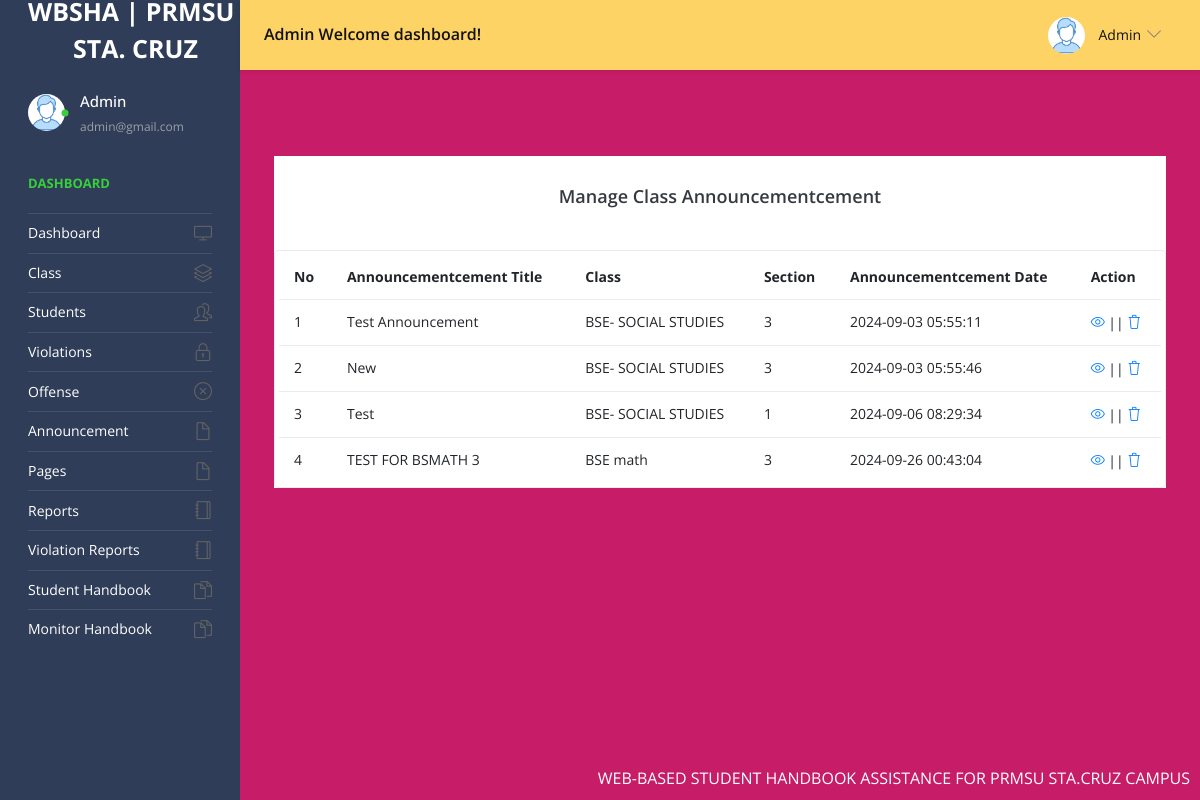
The app's page /admin/manage-notice.php (signed in) with its own data.
### tables this page shows
CREATE TABLE `tblnotice` (
  `ID` int(5) NOT NULL,
  `AnnouncementTitle` mediumtext DEFAULT NULL,
  `ClassId` int(10) DEFAULT NULL,
  `AnnouncementMsg` mediumtext DEFAULT NULL,
  `CreationDate` timestamp NULL DEFAULT current_timestamp()
);

CREATE TABLE `tblclass` (
  `ID` int(5) NOT NULL,
  `ClassName` varchar(50) DEFAULT NULL,
  `Section` varchar(20) DEFAULT NULL,
  `CreationDate` timestamp NULL DEFAULT current_timestamp()
);

### admin/manage-notice.php (the view, shortened to what this page needs)
<?php
include('includes/dbconnection.php');
if (strlen($_SESSION['sturecmsaid'] == 0)) {
  header('location:logout.php');
} else {
  ?>
  <!DOCTYPE html>
  <html lang="en">
  <head>
    <link rel="stylesheet" href="vendors/simple-line-icons/css/simple-line-icons.css">
    <link rel="stylesheet" href="vendors/flag-icon-css/css/flag-icon.min.css">
    <link rel="stylesheet" href="vendors/css/vendor.bundle.base.css">
    <link rel="stylesheet" href="./vendors/daterangepicker/daterangepicker.css">
    <link rel="stylesheet" href="./vendors/chartist/chartist.min.css">
    <link rel="stylesheet" href="./css/style.css">
  </head>
  <body>
    <div class="container-scroller">
      <?php include_once('includes/header.php'); ?>
      <div class="container-fluid page-body-wrapper">
        <?php include_once('includes/sidebar.php'); ?>
        <div class="main-panel">
          <div class="content-wrapper"style="background-color: #c71d68;">
            <div class="page-header">
              <nav aria-label="breadcrumb">
                <ol class="breadcrumb">
                </ol>
              </nav>
            </div>
             <div class="col-12 grid-margin stretch-card">
                  <div class="card">
                    <div class="card-body">
                      <h4 class="card-title" style="text-align: center;">Manage Class Announcementcement</h4>
                    </div>
                    <div class="table-responsive border rounded p-1">
                      <table class="table">
                        <thead>
                          <tr>
                            <th class="font-weight-bold">No</th>
                            <th class="font-weight-bold">Announcementcement Title</th>
                            <th class="font-weight-bold">Class</th>
                            <th class="font-weight-bold">Section</th>
                            <th class="font-weight-bold">Announcementcement Date</th>
                            <th class="font-weight-bold">Action</th>
                          </tr>
                        </thead>
                        <tbody>
                          <?php
                          $sql = "SELECT tblclass.ID,tblclass.ClassName,tblclass.Section,tblnotice.AnnouncementTitle,tblnotice.CreationDate,tblnotice.ClassId,tblnotice.ID as nid from tblnotice join tblclass on tblclass.ID=tblnotice.ClassId";
                          $query = $dbh->prepare($sql);
                          $query->execute();
                          $results = $query->fetchAll(PDO::FETCH_OBJ);
                          $cnt = 1;
                          if ($query->rowCount() > 0) {
                            foreach ($results as $row) { ?>
                              <tr>
                                <td><?php echo htmlentities($cnt); ?></td>
                                <td><?php echo htmlentities($row->AnnouncementTitle); ?></td>
                                <td><?php echo htmlentities($row->ClassName); ?></td>
                                <td><?php echo htmlentities($row->Section); ?></td>
                                <td><?php echo htmlentities($row->CreationDate); ?></td>
                                <td>
                                  <div><a href="edit-Announcement-detail.php?editid=<?php echo htmlentities($row->ID); ?>"><i
                                        class="icon-eye"></i></a>
                                    || <a href="manage-Announcement.php?delid=<?php echo ($row->ID); ?>"
                                      onclick="return confirm('Do you really want to Delete ?');"> <i
                                        class="icon-trash"></i></a></div>
                                </td>
                              </tr><?php $cnt = $cnt + 1;
                            }
                          } ?>
                        </tbody>
                      </table>
                    </div>
                  </div>
                </div>
              </div>
            </div>
          </div>
          <?php include_once('includes/footer.php'); ?>
        </div>
  </body>
  </html><?php } ?>

### admin/includes/header.php (shortened to what this page needs)
<head>
</head>
<nav class="navbar default-layout-navbar col-lg-12 col-12 p-0 fixed-top d-flex flex-row" style="background-color: #FED365;">
  <div class="navbar-brand-wrapper d-flex align-items-center"style="background-color: #2f3d58;">
    <a class="navbar-brand brand-logo" href="dashboard.php">
         <strong style="color: white; display: block; font-size: 25px; line-height: 1; font-weight: bold;">
</strong>
<span style="display: block; font-size: 25px; color: white; margin-top: 0px; padding-left: 45px; padding-right: 1px; font-weight: bold;">
  STA. CRUZ
</span>
    </a>
  </div><?php
  $aid = $_SESSION['sturecmsaid'];
  $sql = "SELECT * from tbladmin where ID=:aid";
  $query = $dbh->prepare($sql);
  $query->bindParam(':aid', $aid, PDO::PARAM_STR);
  $query->execute();
  $results = $query->fetchAll(PDO::FETCH_OBJ);
  if ($query->rowCount() > 0) {
    foreach ($results as $row) { ?>
      <div class="navbar-menu-wrapper d-flex align-items-center flex-grow-1">
        <h5 class="mb-0 font-weight-medium d-none d-lg-flex"><?php echo htmlentities($row->AdminName); ?> Welcome dashboard!
        </h5>
        <ul class="navbar-nav navbar-nav-right ml-auto">
          <li class="nav-item dropdown d-none d-xl-inline-flex user-dropdown">
            <a class="nav-link dropdown-toggle" id="UserDropdown" href="#" data-toggle="dropdown" aria-expanded="false">
              <img class="img-xs rounded-circle ml-2" src="images/faces/face8.jpg" alt="Profile image"> <span
                class="font-weight-normal"> <?php echo htmlentities($row->AdminName); ?> </span></a>
              </div><?php $cnt = $cnt + 1;
    }
  } ?>
      </li>
    </ul>
  </div>
</nav>

### admin/includes/sidebar.php (shortened to what this page needs)
<nav class="sidebar sidebar-offcanvas" id="sidebar" style="background-color: #2f3d58;">
  <ul class="nav">
    <li class="nav-item nav-profile">
      <a href="#" class="nav-link">
        <div class="profile-image">
          <img class="img-xs rounded-circle" src="images/faces/face8.jpg" alt="profile image">
          <div class="dot-indicator bg-success"></div>
        </div>
        <div class="text-wrapper">
          <?php
          $aid = $_SESSION['sturecmsaid'];
          $sql = "SELECT * from tbladmin where ID=:aid";
          $query = $dbh->prepare($sql);
          $query->bindParam(':aid', $aid, PDO::PARAM_STR);
          $query->execute();
          $results = $query->fetchAll(PDO::FETCH_OBJ);
          $cnt = 1;
          if ($query->rowCount() > 0) {
            foreach ($results as $row) { ?>
              <p class="profile-name"><?php echo htmlentities($row->AdminName); ?></p>
              <p class="designation"><?php echo htmlentities($row->Email); ?></p><?php $cnt = $cnt + 1;
            }
          } ?>
        </div>
      </a>
    </li>
    <li class="nav-item nav-category">
      <span class="nav-link">Dashboard</span>
    </li>
    <li class="nav-item">
      <a class="nav-link" href="dashboard.php">
        <span class="menu-title">Dashboard</span>
        <i class="icon-screen-desktop menu-icon"></i>
      </a>
    </li>
    <li class="nav-item">
      <a class="nav-link" data-toggle="collapse" href="#ui-basic" aria-expanded="false" aria-controls="ui-basic">
        <span class="menu-title">Class</span>
        <i class="icon-layers menu-icon"></i>
      </a>
    </li>
    <li class="nav-item">
      <a class="nav-link" data-toggle="collapse" href="#ui-basic1" aria-expanded="false" aria-controls="ui-basic1">
        <span class="menu-title">Students</span>
        <i class="icon-people menu-icon"></i>
      </a>
    </li>
    <li class="nav-item">
      <a class="nav-link" data-toggle="collapse" href="#violations" aria-expanded="false" aria-controls="violations">
        <span class="menu-title">Violations</span>
        <i class="icon-lock menu-icon"></i>
      </a>
    </li>
    <li class="nav-item">
      <a class="nav-link" data-toggle="collapse" href="#offense" aria-expanded="false" aria-controls="offense">
        <span class="menu-title">Offense</span>
        <i class="icon-close menu-icon"></i>
      </a>
    </li>
    <li class="nav-item">
      <a class="nav-link" data-toggle="collapse" href="#auth" aria-expanded="false" aria-controls="auth">
        <span class="menu-title">Announcement </span>
        <i class="icon-doc menu-icon"></i>
      </a>
    </li>
    <li class="nav-item">
      <a class="nav-link" data-toggle="collapse" href="#auth2" aria-expanded="false" aria-controls="auth">
        <span class="menu-title">Pages</span>
        <i class="icon-doc menu-icon"></i>
      </a>
    </li>
    <li class="nav-item">
      <a class="nav-link" href="between-dates-reports.php">
        <span class="menu-title">Reports</span>
        <i class="icon-notebook menu-icon"></i>
      </a>
    </li>
    <li class="nav-item">
      <a class="nav-link" href="violation-report.php">
        <span class="menu-title">Violation Reports</span>
        <i class="icon-notebook menu-icon"></i>
      </a>
    </li>
    <li class="nav-item">
      <a class="nav-link" href="handbook2.php">
        <span class="menu-title">Student Handbook</span>
        <i class="icon-docs menu-icon"></i>
      </a>
    </li>
    <li class="nav-item">
      <a class="nav-link" href="monitor.php">
        <span class="menu-title">Monitor Handbook</span>
        <i class="icon-docs menu-icon"></i>
      </a>
    </li>
  </ul>
</nav>

### records on screen
tblnotice: AnnouncementTitle "Test Announcement", ClassId.ClassName "BSE- SOCIAL STUDIES", ClassId.Section "3", CreationDate "2024-09-03 05:55:11"
tblnotice: AnnouncementTitle "New", ClassId.ClassName "BSE- SOCIAL STUDIES", ClassId.Section "3", CreationDate "2024-09-03 05:55:46"
tblnotice: AnnouncementTitle "Test", ClassId.ClassName "BSE- SOCIAL STUDIES", ClassId.Section "1", CreationDate "2024-09-06 08:29:34"
tblnotice: AnnouncementTitle "TEST FOR BSMATH 3", ClassId.ClassName "BSE math", ClassId.Section "3", CreationDate "2024-09-26 00:43:04"

### other values on screen
$row->AdminName "Admin"
$row->Email "admin@gmail.com"
